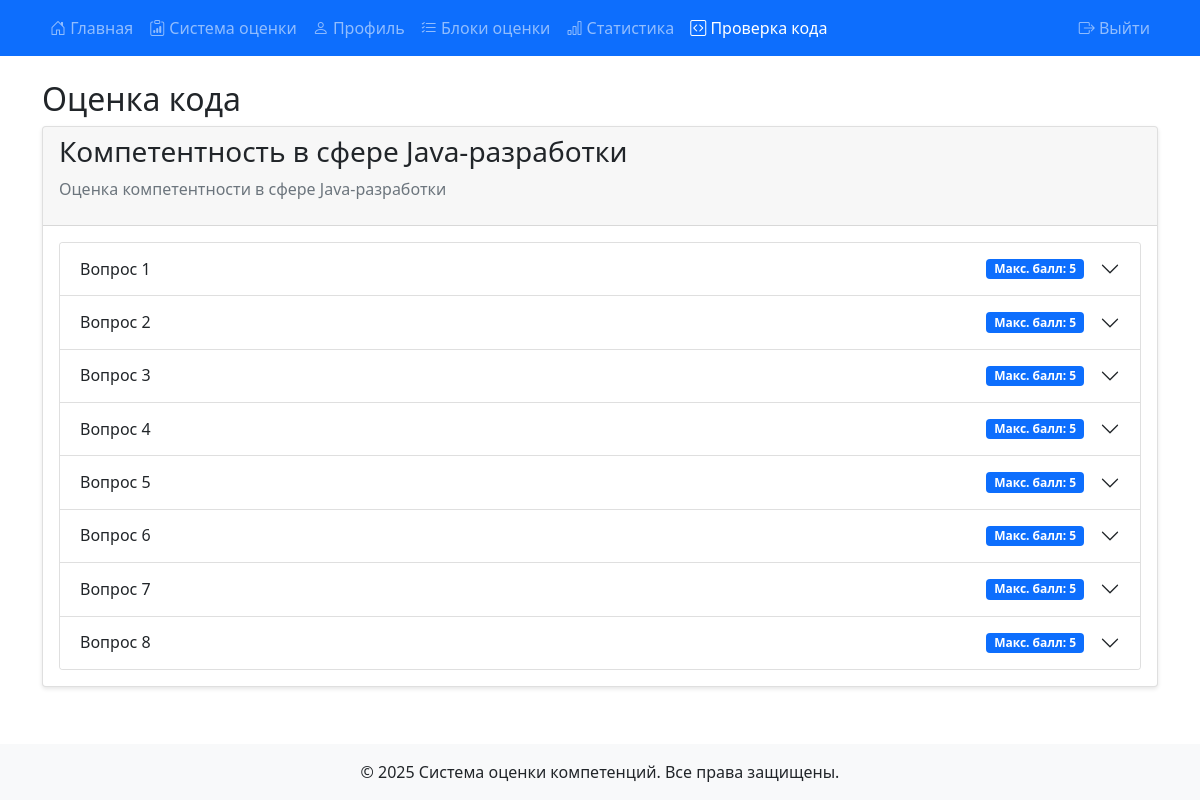
Screenshot of /expert/code_evaluations (signed in) with the database file from the repository.
### models.py (models this page shows)
class AssessmentBlock(db.Model):
    __tablename__ = 'assessment_block'
    id = db.Column(db.Integer, primary_key=True)
    name = db.Column(db.String(100), nullable=False)
    description = db.Column(db.Text)
    weight = db.Column(db.Float, default=1.0)
    max_score = db.Column(db.Float, default=10.0)
    questions = db.relationship('AssessmentQuestion', back_populates='block', lazy=True)

class AssessmentQuestion(db.Model):
    __tablename__ = 'assessment_question'
    id = db.Column(db.Integer, primary_key=True)
    block_id = db.Column(db.Integer, db.ForeignKey('assessment_block.id'), nullable=False)
    text = db.Column(db.Text, nullable=False)
    type = db.Column(db.String(20), nullable=False)
    options = db.Column(db.Text)
    correct_answer = db.Column(db.Text)
    correct_answer_description = db.Column(db.Text)
    points = db.Column(db.Integer, default=1)
    code_template = db.Column(db.Text)
    test_cases = db.Column(db.Text)
    example_solutions = db.Column(db.Text)
    block = db.relationship('AssessmentBlock', foreign_keys=[block_id])
    option_scores = db.Column(db.Text)
    description = db.Column(db.Text)
    criteria = db.Column(db.Text)
    max_score = db.Column(db.Float)
    weight = db.Column(db.Float)

### 1.py (the view)
@app.route('/expert/code_evaluations')
@role_required(['expert', 'admin'])
def expert_code_evaluations():
    try:
        debug_print("Начинаем загрузку кодов для оценки...")
        results = AssessmentResult.query\
            .join(AssessmentBlock)\
            .join(AssessmentQuestion)\
            .filter(AssessmentQuestion.type == 'code')\
            .filter(AssessmentResult.user_id != current_user.id)\
            .all()
        debug_print(f"Найдено результатов: {len(results)}")
        blocks_data = {}
        for result in results:
            try:
                answers = json.loads(result.answers)
                block = result.block
                debug_print(f"Результат: id={result.id}, user_id={result.user_id}, block={block.name}")
                if block.id not in blocks_data:
                    blocks_data[block.id] = {
                        'block': block,
                        'evaluations': []
                    }
                for question in block.questions:
                    debug_print(f"Проверяем вопрос: id={question.id}, type={question.type}")
                    if question.type == 'code':
                        user_code = answers.get(str(question.id), '')
                        debug_print(f"user_code для question {question.id}: '{user_code}'")
                        if user_code and user_code.strip():
                            is_evaluated = ExpertCodeEvaluation.query.filter_by(
                                assessment_result_id=result.id,
                                question_id=question.id,
                                expert_id=current_user.id
                            ).first() is not None
                            debug_print(f"is_evaluated={is_evaluated}")
                            if not is_evaluated:
                                blocks_data[block.id]['evaluations'].append({
                                    'result': result,
                                    'question': question,
                                    'user_code': user_code,
                                    'block': block,
                                    'is_evaluated': is_evaluated
                                })
                                debug_print(f"Добавлен код для оценки: блок {block.name}, вопрос {question.id}")
            except json.JSONDecodeError as e:
                debug_print(f"Ошибка при разборе JSON для результата {result.id}: {str(e)}")
                continue
        debug_print(f"Подготовлено блоков для оценки: {len(blocks_data)}")
        for block_id, data in blocks_data.items():
            debug_print(f"Блок {block_id} содержит {len(data['evaluations'])} заданий для оценки")
        return render_template('expert_code_evaluations.html', blocks_data=blocks_data)
    except Exception as e:
        debug_print(f"Ошибка при загрузке кодов для проверки: {str(e)}")
        flash(f'Ошибка при загрузке кодов для проверки: {str(e)}', 'error')
        return redirect(url_for('index'))

### 1.py (called while the page is built)
@login_manager.user_loader
def load_user(user_id):
    return db.session.get(User, int(user_id))

def debug_print(message):
    print(f"[DEBUG] {message}")
    logger.debug(message)
    with open('debug.log', 'a', encoding='utf-8') as f:
        f.write(f"{datetime.now().strftime('%Y-%m-%d %H:%M:%S')} - {message}\n")

def sync_session_role():
    if 'user_id' in session:
        user = db.session.get(User, session['user_id'])
        if user and session.get('role') != user.role:
            session['role'] = user.role
            debug_print(f"Synchronized session role to {user.role} for user {user.username}")

@app.before_request
def before_request():
    try:
        if current_user.is_authenticated and ('user_id' not in session or session.get('user_id') != current_user.id):
            session['user_id'] = current_user.id
            session['role'] = current_user.role
            session['username'] = current_user.username
            debug_print(f"Синхронизирована сессия с Flask-Login: user_id={current_user.id}")
        elif 'user_id' in session and not current_user.is_authenticated:
            user = db.session.get(User, session['user_id'])
            if user:
                login_user(user)
                debug_print(f"Восстановлена аутентификация из сессии: user_id={user.id}")
    except Exception as e:
        debug_print(f"Ошибка синхронизации аутентификации: {str(e)}")

### templates/expert_code_evaluations.html (shortened to what this page needs)
{% extends "base.html" %}
{% block content %}
<div class="container mt-4">
    <h2>Оценка кода</h2>
    {% if blocks_data %}
        {% for block_id, block_data in blocks_data.items() %}
        <div class="card mb-4">
            <div class="card-header">
                <h3>{{ block_data.block.name }}</h3>
                <p class="text-muted">{{ block_data.block.description }}</p>
            </div>
            <div class="card-body">
                {% if block_data.evaluations %}
                    <div class="accordion" id="block{{ block_id }}">
                        {% for eval in block_data.evaluations %}
                        <div class="accordion-item">
                            <h2 class="accordion-header" id="heading{{ eval.question.id }}">
                                <button class="accordion-button collapsed" type="button" data-bs-toggle="collapse"
                                        data-bs-target="#collapse{{ eval.question.id }}" aria-expanded="false"
                                        aria-controls="collapse{{ eval.question.id }}">
                                    <div class="d-flex justify-content-between align-items-center w-100 me-3">
                                        <span>Вопрос {{ loop.index }}</span>
                                        <span class="badge bg-primary ms-2">
                                            Макс. балл: {{ eval.question.points }}
                                        </span>
                                    </div>
                                </button>
                            </h2>
                        </div>
                        {% endfor %}
                    </div>
                {% else %}
                    <p class="text-muted">Нет кода для оценки в этом блоке</p>
                {% endif %}
            </div>
        </div>
        {% endfor %}
    {% else %}
        <div class="alert alert-info">
            <p>Нет кода для оценки</p>
        </div>
    {% endif %}
</div>
{% block styles %}
<link href="https://cdnjs.cloudflare.com/ajax/libs/prism/1.24.1/themes/prism.min.css" rel="stylesheet" />
{% endblock %}
{% endblock %}

### templates/base.html (style rules this page uses)
body { min-height: 100vh; display: flex; flex-direction: column; }
.card { box-shadow: 0 2px 4px rgba(0,0,0,0.1); }

### rows the page displays
AssessmentBlock: block.name "Компетентность в сфере Java-разработки", block.description "Оценка компетентности в сфере Java-разработки"
AssessmentQuestion: question.points "5" "5" "5" "5"
AssessmentQuestion: question.points "5" "5" "5" "5"
